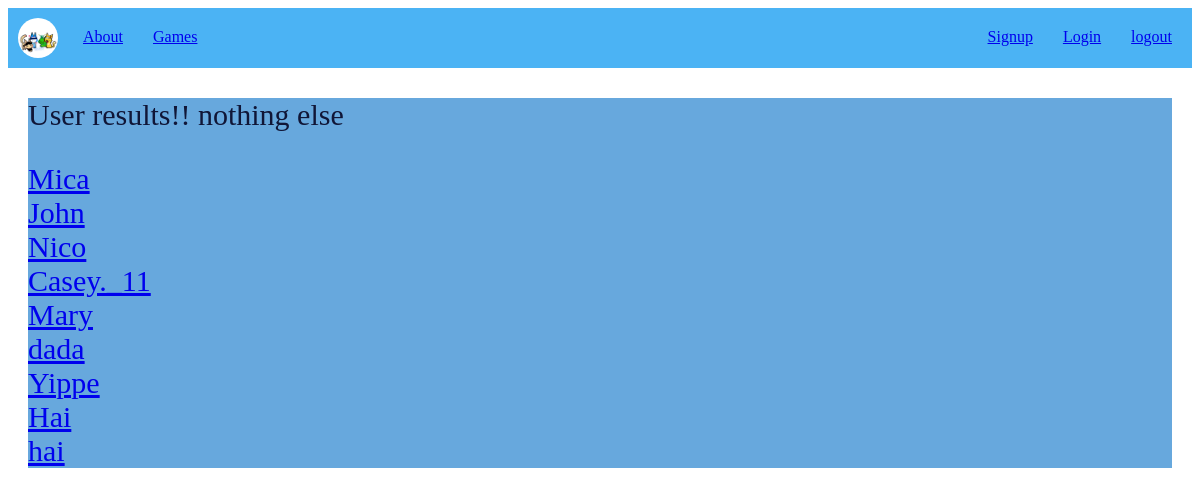
/UserPage, run on an earlier commit of the app's database.
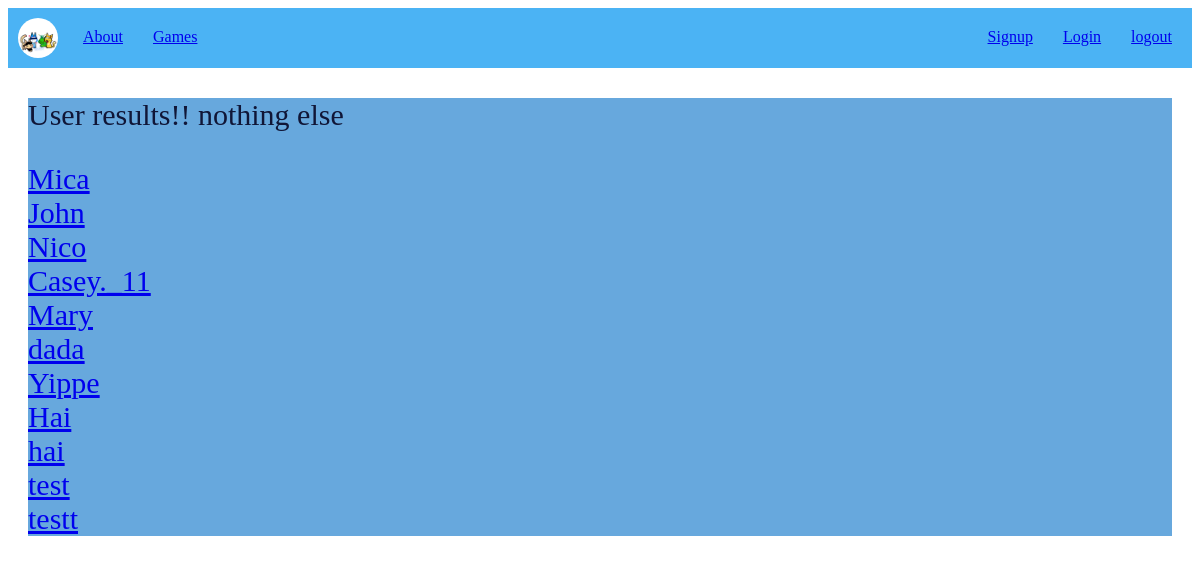
And on a later commit of the database.
### tables this page shows
CREATE TABLE "User" (
	"id"	INTEGER NOT NULL UNIQUE,
	"Username"	TEXT NOT NULL UNIQUE,
	"Password"	TEXT NOT NULL UNIQUE,
	"Game_fav"	INTEGER,
	PRIMARY KEY("id" AUTOINCREMENT)
);

### app.py (the view)
@app.route('/UserPage' )
def user():
    results = query_db("SELECT * FROM User")
    return render_template('UserPage.html', results=results)

### app.py (called while the page is built)
def query_db(sql,args=(),one=False):
    db = sqlite3.connect(DATABASE)
    cursor = db.cursor()
    cursor.execute(sql, args)
    results = cursor.fetchall()
    db.commit()
    db.close()
    return (results[0] if results else None) if one else results

### templates/UserPage.html
{% extends 'base.html' %}
{% block content%}
<section class="UserBox">
    <p> User results!! nothing else </p>
    {% for User in results %}
        <li>
            <a href="User/{{User[0]}}">{{ User[1] }}</a>
        </li>
    {% endfor %}
</section>
{% endblock %}

### templates/base.html (shortened to what this page needs)
<!DOCTYPE html>
<html lang="en">
<head>
    <link rel="stylesheet" href="{{ url_for('static', filename= 'style.css') }}">
</head>
<body>
    {% include 'nav.html' %}
    {% block content %}
    {% endblock %}
</body>
</html>

### templates/nav.html
<nav class="navbar">
    <img src="{{ url_for('static', filename= 'test-1-2.jpg') }}" alt="Epik Lago" class="logo">
        <div>
            <ul>
                <li><a class="nav-left" href="/">About</a></li>
                <li><a class="nav-left" href="/Game">Games</a></li>
            </ul>
        </div>
        <div>
            <ul>
                <li><a class="nav-right" href="/">logout</a></li>
                <li><a class="nav-right" href="/Login">Login</a></li>
                <li><a class="nav-right" href="/signup">Signup</a></li>
            </ul>
        </div>
</nav>

### static/style.css (style rules this page uses)
.navbar { background-color: rgb(75, 179, 244); overflow: hidden; padding: 0px; margin: 0px; position: sticky; }
.navbar ul { list-style-type: none; margin: 5px; }
.navbar a { display: block; padding: 15px; text-align: center; display:block; }
.logo { float: left; width: 40px; height: 40px; margin: 10px; border-radius: 50%; display: block; }
.nav-left { float: left; }
.nav-right { float: right; }
.UserBox { background-color: #67a8dd; color: #101637; font-size: 30px; margin: 20px; list-style-type: none; }
p { background-color: #67a8dd; color: #101637; }

What changed in the data, as far as the page shows it:
added User: Username "test"
added User: Username "testt"
